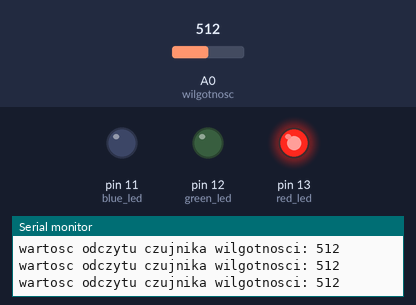
A sketch run on a simulated Arduino Uno, built with avr-gcc and run on an emulated ATmega328P. Shown: output pins drawn as LEDs (lit = HIGH), the last lines printed to the serial monitor. Inputs (shaded band) come from the test bench; at power-on: A0 (wilgotnosc) = 512.

Above: at 1.3 s.
1.4 s: A0 (wilgotnosc) set to 773
2.9 s: A0 (wilgotnosc) set to 796
At 4.2 s:
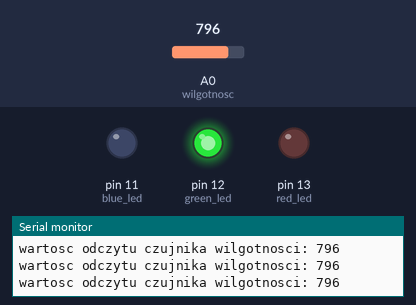
4.5 s: A0 (wilgotnosc) set to 815
6.0 s: A0 (wilgotnosc) set to 842
At 6.6 s:
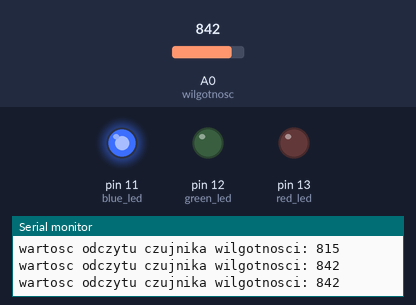
7.5 s: A0 (wilgotnosc) set to 820
At 7.8 s:
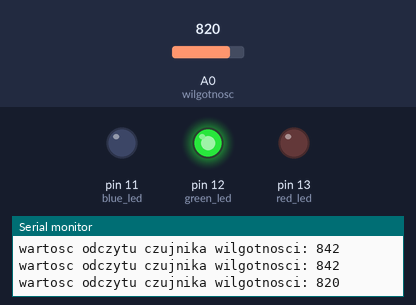
9.0 s: A0 (wilgotnosc) set to 840
At 10.2 s:
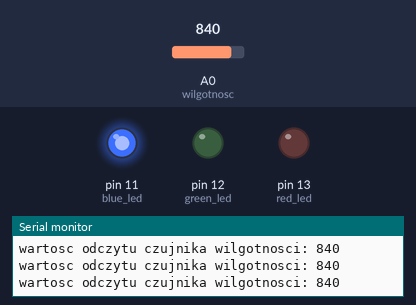
Timing chart, 0 to 11.5 s (numbered marks = the images above; inputs shaded):
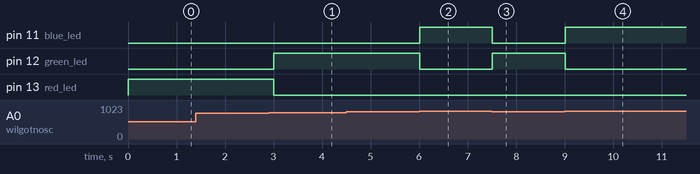

Measured:
- the behaviour switches between 784 and 785 on A0 (wilgotnosc) (found by bisection; images 0 and 1)
- the behaviour switches between 829 and 830 on A0 (wilgotnosc) (found by bisection; images 1 and 2)
- after the input at 2.9 s, pin 12 (green_led): LOW → HIGH after 0.10 s; pin 13 (red_led): HIGH → LOW after 0.10 s
- after the input at 6.0 s, pin 11 (blue_led): LOW → HIGH at once; pin 12 (green_led): HIGH → LOW at once
- after the input at 7.5 s, pin 11 (blue_led): HIGH → LOW at once; pin 12 (green_led): LOW → HIGH at once
- after the input at 9.0 s, pin 11 (blue_led): LOW → HIGH at once; pin 12 (green_led): HIGH → LOW at once

The sketch:

ArduinoHumiditySensor.ino
```cpp
//Humidity Sensor v.0.1

//Analog input pin
int wilgotnosc = A0;
//LED's output pins
int red_led = 13;
int green_led = 12;
int blue_led = 11;

//Variables
int wilgotnosc_wartosc;

void setup() {
//Serial monitor
Serial.begin(9600);
//Pins mode setup
pinMode (red_led, OUTPUT);
pinMode (green_led, OUTPUT);
pinMode (blue_led, OUTPUT);
digitalWrite (red_led, LOW);
digitalWrite (green_led, LOW);
digitalWrite (blue_led, LOW);
}
void loop(){
//Read humidity
wilgotnosc_wartosc=analogRead(wilgotnosc);
Serial.print("wartosc odczytu czujnika wilgotnosci: ");
Serial.println(wilgotnosc_wartosc);
//785 value neeed to be calibrated "by hand"
  if (wilgotnosc_wartosc < 785) {
   digitalWrite(red_led, HIGH);
   digitalWrite(green_led, LOW);
   digitalWrite(blue_led, LOW);
  }
//830 value neeed to be calibrated "by hand"
  else if (wilgotnosc_wartosc < 830){
  digitalWrite(green_led, HIGH);
  digitalWrite(red_led, LOW);
  digitalWrite(blue_led, LOW);
  }
//830 value neeed to be calibrated "by hand"
  else if (wilgotnosc_wartosc >= 830){
  digitalWrite(blue_led, HIGH);
  digitalWrite(red_led, LOW);
  digitalWrite(green_led, LOW);
  }
  delay(500);
}
```
